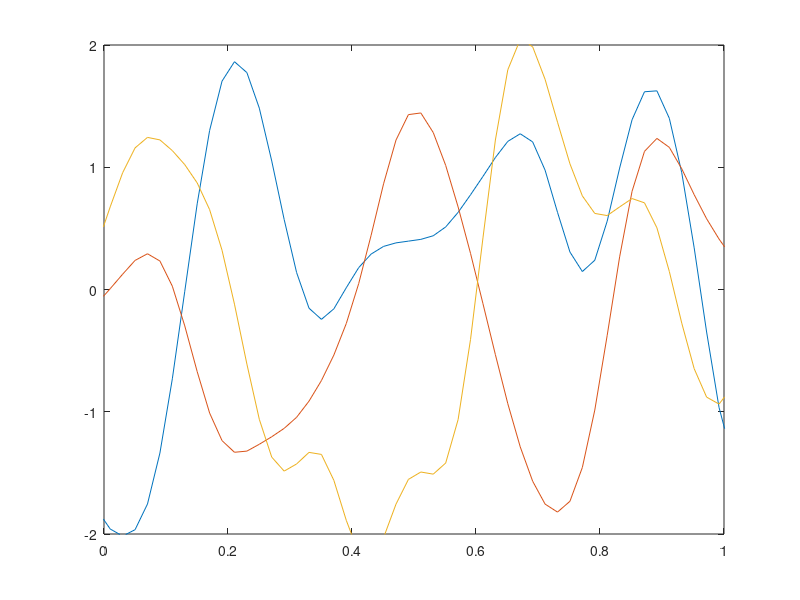

Here is the MATLAB script that generated this plot:
%adapted from https://www.youtube.com/watch?v=clMbOOz6yR0
%!octave --persist %

clf;

kernel=4
switch kernel
	case 0; k=@(x,y) 1*(x==y);  		%gaussian noise (\sigma^2=1)
	case 1; k=@(x,y) 1*x'*y;		%linear
	case 2; k=@(x,y) 1*min(x,y);		%brownian motion
	case 3; k=@(x,y) 2*(min(x,y)-x*y);	%brownian bridge
	case 4; k=@(x,y) exp(-100*(x-y)'*(x-y)); %squared exponential
	case 5; k=@(x,y) exp(-1*sqrt((x-y)'*(x-y))); %ornstein-uhlenbeck 
	case 6; k=@(x,y) exp(-1*sin(5*pi*(x-y))^2); %periodic
	case 7; k=@(x,y) exp(-100*min(abs(x-y),abs(x+y))^2); %symmetric wrt y
end

% Choose points at which to sample
x=linspace(-5,5, 500);
n=length(x);

% Construct the covariance matrix
Sigma=zeros(n,n);
for i=1:n
	for j=1:n
		Sigma(i,j)=k(x(i),x(j));
	end
end

L=chol(Sigma+1e-6*eye(n));
z=L*randn(n,3);

figure(1);
plot(x,z,'-')
axis([0,1,-2,2])
